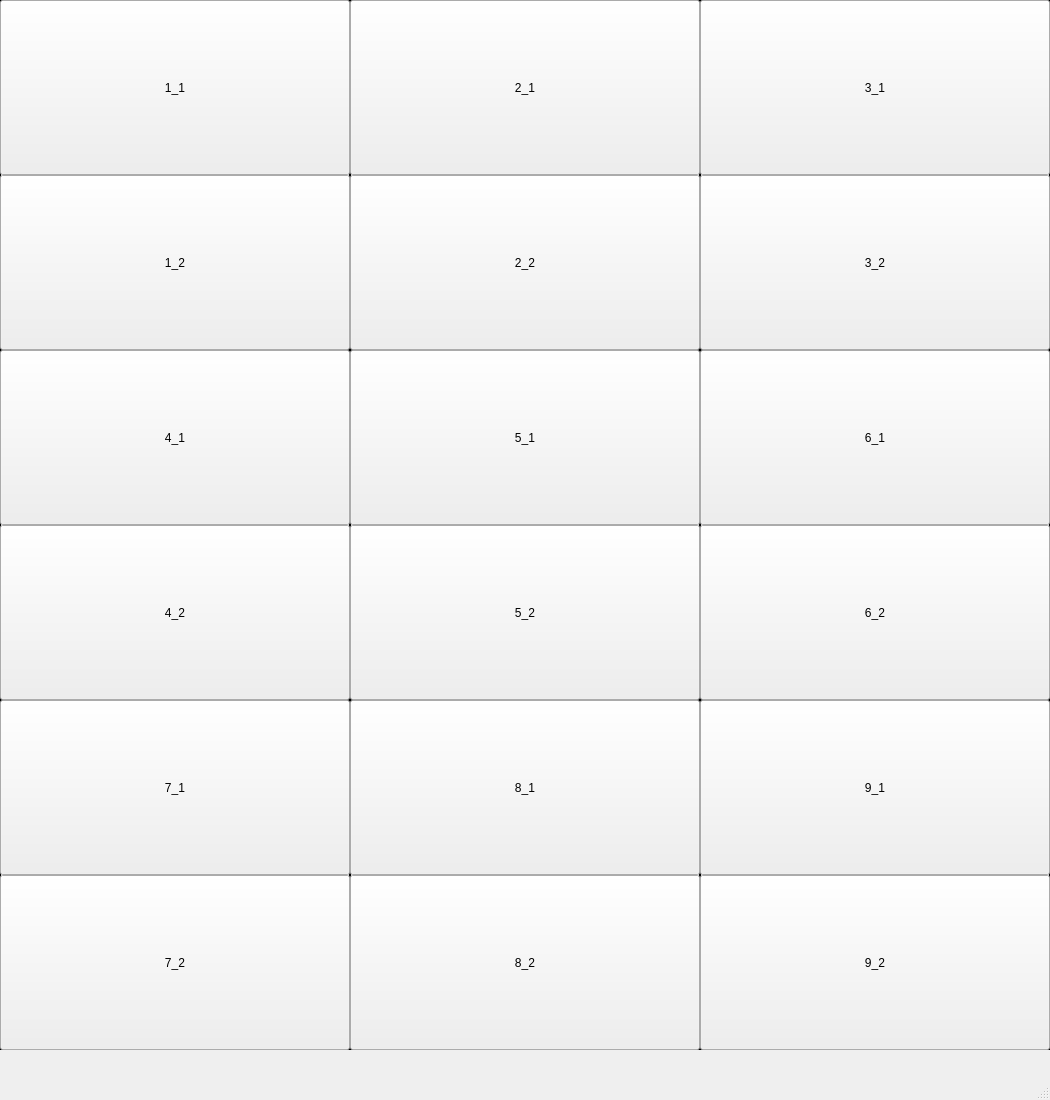
<?xml version="1.0" encoding="UTF-8"?>
<ui version="4.0">
 <class>MainWindow</class>
 <widget class="QMainWindow" name="MainWindow">
  <property name="geometry">
   <rect>
    <x>0</x>
    <y>0</y>
    <width>1050</width>
    <height>1100</height>
   </rect>
  </property>
  <property name="minimumSize">
   <size>
    <width>0</width>
    <height>0</height>
   </size>
  </property>
  <property name="mouseTracking">
   <bool>false</bool>
  </property>
  <property name="windowTitle">
   <string>DOAS PLACEHOLDER TITLE</string>
  </property>
  <widget class="QWidget" name="centralwidget">
   <widget class="QLabel" name="pic1">
    <property name="geometry">
     <rect>
      <x>0</x>
      <y>0</y>
      <width>350</width>
      <height>350</height>
     </rect>
    </property>
    <property name="frameShape">
     <enum>QFrame::Box</enum>
    </property>
    <property name="text">
     <string/>
    </property>
   </widget>
   <widget class="QLabel" name="pic2">
    <property name="geometry">
     <rect>
      <x>350</x>
      <y>0</y>
      <width>350</width>
      <height>350</height>
     </rect>
    </property>
    <property name="frameShape">
     <enum>QFrame::Box</enum>
    </property>
    <property name="text">
     <string/>
    </property>
   </widget>
   <widget class="QLabel" name="pic3">
    <property name="geometry">
     <rect>
      <x>700</x>
      <y>0</y>
      <width>350</width>
      <height>350</height>
     </rect>
    </property>
    <property name="frameShape">
     <enum>QFrame::Box</enum>
    </property>
    <property name="text">
     <string/>
    </property>
   </widget>
   <widget class="QLabel" name="pic4">
    <property name="geometry">
     <rect>
      <x>0</x>
      <y>350</y>
      <width>350</width>
      <height>350</height>
     </rect>
    </property>
    <property name="frameShape">
     <enum>QFrame::Box</enum>
    </property>
    <property name="text">
     <string/>
    </property>
   </widget>
   <widget class="QLabel" name="pic5">
    <property name="geometry">
     <rect>
      <x>350</x>
      <y>350</y>
      <width>350</width>
      <height>350</height>
     </rect>
    </property>
    <property name="frameShape">
     <enum>QFrame::Box</enum>
    </property>
    <property name="text">
     <string/>
    </property>
   </widget>
   <widget class="QLabel" name="pic6">
    <property name="geometry">
     <rect>
      <x>700</x>
      <y>350</y>
      <width>350</width>
      <height>350</height>
     </rect>
    </property>
    <property name="frameShape">
     <enum>QFrame::Box</enum>
    </property>
    <property name="text">
     <string/>
    </property>
   </widget>
   <widget class="QLabel" name="pic7">
    <property name="geometry">
     <rect>
      <x>0</x>
      <y>700</y>
      <width>350</width>
      <height>350</height>
     </rect>
    </property>
    <property name="frameShape">
     <enum>QFrame::Box</enum>
    </property>
    <property name="text">
     <string/>
    </property>
   </widget>
   <widget class="QLabel" name="pic8">
    <property name="geometry">
     <rect>
      <x>350</x>
      <y>700</y>
      <width>350</width>
      <height>350</height>
     </rect>
    </property>
    <property name="frameShape">
     <enum>QFrame::Box</enum>
    </property>
    <property name="text">
     <string/>
    </property>
   </widget>
   <widget class="QLabel" name="pic9">
    <property name="geometry">
     <rect>
      <x>700</x>
      <y>700</y>
      <width>350</width>
      <height>350</height>
     </rect>
    </property>
    <property name="frameShape">
     <enum>QFrame::Box</enum>
    </property>
    <property name="text">
     <string/>
    </property>
   </widget>
   <widget class="QPushButton" name="Btn1_1">
    <property name="geometry">
     <rect>
      <x>0</x>
      <y>0</y>
      <width>350</width>
      <height>175</height>
     </rect>
    </property>
    <property name="text">
     <string>1_1</string>
    </property>
   </widget>
   <widget class="QPushButton" name="Btn1_2">
    <property name="geometry">
     <rect>
      <x>0</x>
      <y>175</y>
      <width>350</width>
      <height>175</height>
     </rect>
    </property>
    <property name="text">
     <string>1_2</string>
    </property>
   </widget>
   <widget class="QPushButton" name="Btn2_1">
    <property name="geometry">
     <rect>
      <x>350</x>
      <y>0</y>
      <width>350</width>
      <height>175</height>
     </rect>
    </property>
    <property name="text">
     <string>2_1</string>
    </property>
   </widget>
   <widget class="QPushButton" name="Btn2_2">
    <property name="geometry">
     <rect>
      <x>350</x>
      <y>175</y>
      <width>350</width>
      <height>175</height>
     </rect>
    </property>
    <property name="text">
     <string>2_2</string>
    </property>
   </widget>
   <widget class="QPushButton" name="Btn3_1">
    <property name="geometry">
     <rect>
      <x>700</x>
      <y>0</y>
      <width>350</width>
      <height>175</height>
     </rect>
    </property>
    <property name="text">
     <string>3_1</string>
    </property>
   </widget>
   <widget class="QPushButton" name="Btn3_2">
    <property name="geometry">
     <rect>
      <x>700</x>
      <y>175</y>
      <width>350</width>
      <height>175</height>
     </rect>
    </property>
    <property name="text">
     <string>3_2</string>
    </property>
   </widget>
   <widget class="QPushButton" name="Btn4_1">
    <property name="geometry">
     <rect>
      <x>0</x>
      <y>350</y>
      <width>350</width>
      <height>175</height>
     </rect>
    </property>
    <property name="text">
     <string>4_1</string>
    </property>
   </widget>
   <widget class="QPushButton" name="Btn4_2">
    <property name="geometry">
     <rect>
      <x>0</x>
      <y>525</y>
      <width>350</width>
      <height>175</height>
     </rect>
    </property>
    <property name="text">
     <string>4_2</string>
    </property>
   </widget>
   <widget class="QPushButton" name="Btn5_1">
    <property name="geometry">
     <rect>
      <x>350</x>
      <y>350</y>
      <width>350</width>
      <height>175</height>
     </rect>
    </property>
    <property name="text">
     <string>5_1</string>
    </property>
   </widget>
   <widget class="QPushButton" name="Btn5_2">
    <property name="geometry">
     <rect>
      <x>350</x>
      <y>525</y>
      <width>350</width>
      <height>175</height>
     </rect>
    </property>
    <property name="text">
     <string>5_2</string>
    </property>
   </widget>
   <widget class="QPushButton" name="Btn6_1">
    <property name="geometry">
     <rect>
      <x>700</x>
      <y>350</y>
      <width>350</width>
      <height>175</height>
     </rect>
    </property>
    <property name="text">
     <string>6_1</string>
    </property>
   </widget>
   <widget class="QPushButton" name="Btn6_2">
    <property name="geometry">
     <rect>
      <x>700</x>
      <y>525</y>
      <width>350</width>
      <height>175</height>
     </rect>
    </property>
    <property name="text">
     <string>6_2</string>
    </property>
   </widget>
   <widget class="QPushButton" name="Btn7_1">
    <property name="geometry">
     <rect>
      <x>0</x>
      <y>700</y>
      <width>350</width>
      <height>175</height>
     </rect>
    </property>
    <property name="text">
     <string>7_1</string>
    </property>
   </widget>
   <widget class="QPushButton" name="Btn7_2">
    <property name="geometry">
     <rect>
      <x>0</x>
      <y>875</y>
      <width>350</width>
      <height>175</height>
     </rect>
    </property>
    <property name="text">
     <string>7_2</string>
    </property>
   </widget>
   <widget class="QPushButton" name="Btn8_1">
    <property name="geometry">
     <rect>
      <x>350</x>
      <y>700</y>
      <width>350</width>
      <height>175</height>
     </rect>
    </property>
    <property name="text">
     <string>8_1</string>
    </property>
   </widget>
   <widget class="QPushButton" name="Btn8_2">
    <property name="geometry">
     <rect>
      <x>350</x>
      <y>875</y>
      <width>350</width>
      <height>175</height>
     </rect>
    </property>
    <property name="text">
     <string>8_2</string>
    </property>
   </widget>
   <widget class="QPushButton" name="Btn9_1">
    <property name="geometry">
     <rect>
      <x>700</x>
      <y>700</y>
      <width>350</width>
      <height>175</height>
     </rect>
    </property>
    <property name="text">
     <string>9_1</string>
    </property>
   </widget>
   <widget class="QPushButton" name="Btn9_2">
    <property name="geometry">
     <rect>
      <x>700</x>
      <y>875</y>
      <width>350</width>
      <height>175</height>
     </rect>
    </property>
    <property name="text">
     <string>9_2</string>
    </property>
   </widget>
  </widget>
  <widget class="QMenuBar" name="menubar">
   <property name="geometry">
    <rect>
     <x>0</x>
     <y>0</y>
     <width>1050</width>
     <height>21</height>
    </rect>
   </property>
  </widget>
  <widget class="QStatusBar" name="statusbar"/>
 </widget>
 <resources/>
 <connections/>
</ui>
